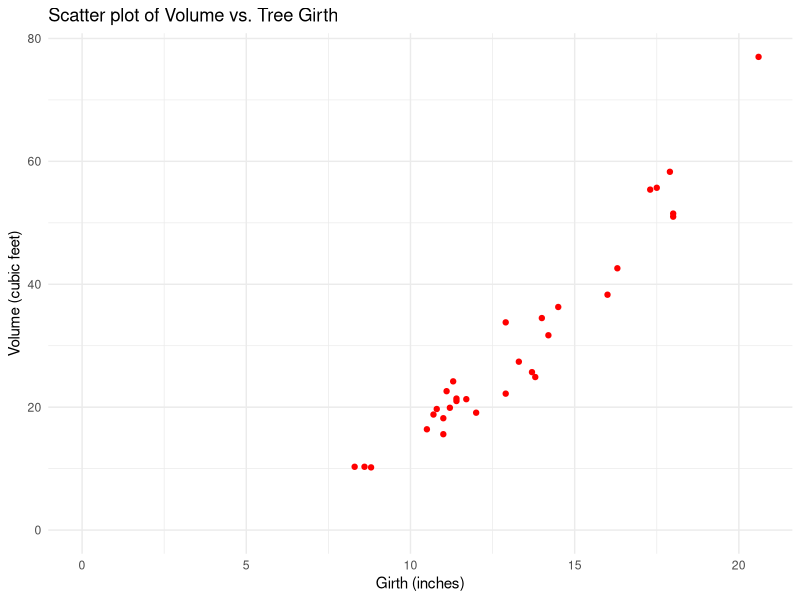

This figure's R source:
## ---- chunk 1
#| label: Load and print data head

data("trees") #Load data

head(trees) #Print first rows of dataset

## ---- chunk 2
#| label: Numerical summary

summary(trees) #Print simple numerical summary
## ---- chunk 3
#| label: Scatter plot of data
#| fig.cap: "Scatter plot of Tree Volume against Tree Girth"


#Load the ggplot2 package
library(ggplot2)

#Scatter plot using ggplot2
ggplot(trees, aes(x = Girth, y = Volume)) +
  geom_point(color = "red", shape = 19) + #Solid circle in red
  labs(
    title = "Scatter plot of Volume vs. Tree Girth", #Title
    x = "Girth (inches)",  #x-label
    y = "Volume (cubic feet)"  #y-label
  ) +
  scale_x_continuous(limits = c(0, max(trees$Girth))) + #Begin x-axis at 0
  scale_y_continuous(limits = c(0, max(trees$Volume))) + #Begin y-axis at 0
  theme_minimal() #Set theme


